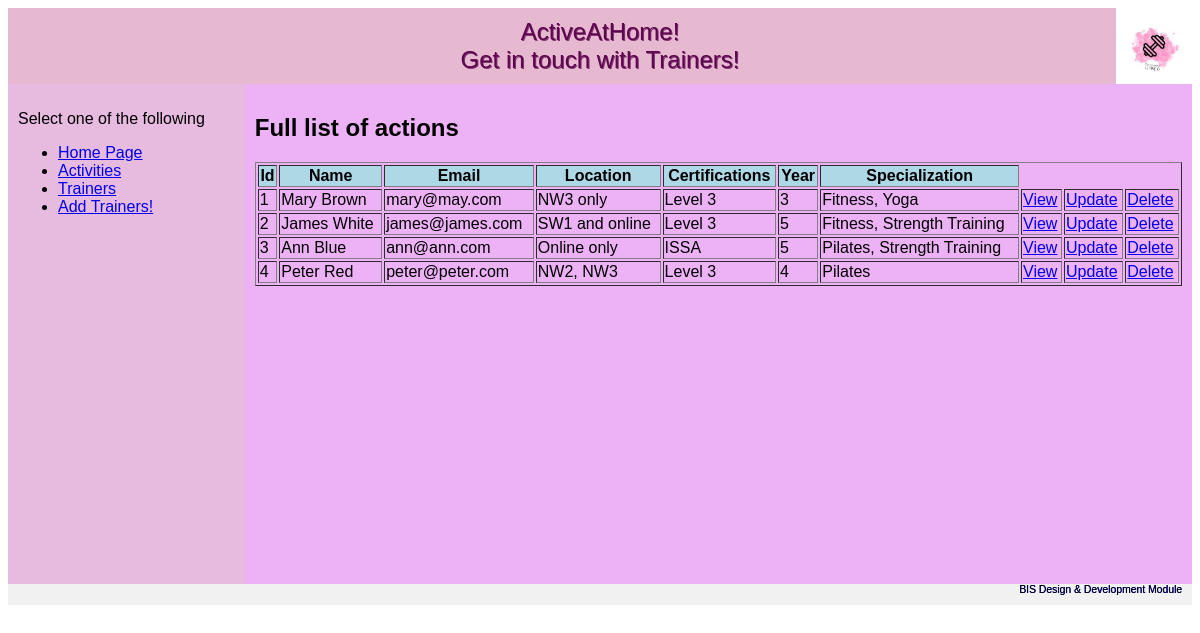
/browse_T.php, run on the app's committed database.
### tables this page shows
CREATE TABLE Trainers (
    triId INT AUTO_INCREMENT,
    triName VARCHAR(100) NOT NULL ,
    triEmail VARCHAR(100) NOT NULL UNIQUE,
    triLocation VARCHAR(200) NOT NULL,
    triCertifications VARCHAR(500) NOT NULL,
    triYear INT NOT NULL,
    triSpecialization VARCHAR(200) NOT NULL,
    CONSTRAINT t_triId_pk PRIMARY KEY (triId)
);

### private/class_database.php (called while the page is built, shortened)
<?php
class Database {
    static protected $database;
    static protected $table_name = "";
    static public function set_database($database) {
        self::$database = $database;
    }
    static public function find_by_sql($sql) {
        $result = self::$database->query($sql);
        $object_array = [];
        while ($record = $result->fetch_assoc()) {
            $object_array[] = static::instantiate($record);
        }
        return $object_array;
    }
    static public function find_all() {
        $sql = "SELECT * FROM " . static::$table_name;
        return static::find_by_sql($sql);
    }
    static protected function instantiate($record) {
        $object = new static;
        foreach ($record as $property => $value) {
            if (property_exists($object, $property)) {
                $object->$property = $value;
            }
        }
        return $object;
    }
}
?>

### public/browse_T.php (the view, shortened to what this page needs)
<!DOCTYPE html>
<html lang="en">
<head>
<link rel=stylesheet type=text/css href=style.css>
</head>
<body>
<div class="header">
	ActiveAtHome! <br>
	Get in touch with Trainers!
</div>
<div class="row">
<div class="column side">
	</div>
	<div class="column middle">
		<?php
echo "<h2> Full list of actions </h2>";
				$Trainers_array = Trainers::find_all();
		echo "<table border = 1 width=100%>";
			echo "<tr bgcolor=#ADD8E6>";
				echo "<th> Id </th>";
				echo "<th> Name </th>";
				echo "<th> Email </th>";
				echo "<th> Location </th>";
				echo "<th> Certifications </th>";
				echo "<th> Year </th>";
				echo "<th> Specialization </th>";
			echo "</tr>";
		foreach ($Trainers_array as $Trainers) {
			echo "<tr>";
				echo "<td>" . $Trainers->triId . "</td>";
				echo "<td>" . $Trainers->triName . "</td>";
				echo "<td>" . $Trainers->triEmail . "</td>";
				echo "<td>" . $Trainers->triLocation . "</td>";
				echo "<td>" . $Trainers->triCertifications . "</td>";
				echo "<td>" . $Trainers->triYear . "</td>";
				echo "<td>" . $Trainers->triSpecialization . "</td>";
				echo "<td> <a href=view_T.php?id=" . $Trainers->triId . "> View </td>";
				echo "<td> <a href=update_T.php?id=" . $Trainers->triId . "> Update </td>";
				echo "<td> <a href=delete_T.php?id=" . $Trainers->triId . "> Delete </td>";
		echo "</tr>";
}
		echo "</table>";
?>
  	 </div>
<div class="footer">
  BIS Design & Development Module<br>
</div>
</body>
</html>

### public/style.css (style rules this page uses)
* { box-sizing: border-box; }
body { font-family: Arial, Helvetica, sans-serif; }
.header { background-color: #e6b9d1; background-image: url(logo.jpg); background-size: contain; background-repeat: no-repeat; background-position: right top; padding: 10px; text-align: center; font-size: 1.5em; color: rgb(94, 6, 79); text-shadow: 1px 0.5px rgba(94, 6, 79, 0.724);; }
.column { float: left; padding: 10px; height: 500px; }
.column.side { background-color: rgba(205, 50, 182, 0.285); width: 20%; }
.column.middle { background-color:#edb1f5; width: 80%; }
.row:after { content: ""; display: table; clear: both; }
.footer { background-color: #f1f1f1; padding: 10px; padding-bottom: 10px; text-align: right; font-size: 0.65em; text-shadow: 0.3px 0.3px blue; }

### data on the page
trainers: triId "1", triName "Mary Brown", triEmail "mary@may.com", triLocation "NW3 only", triCertifications "Level 3", triYear "3", triSpecialization "Fitness, Yoga"
trainers: triId "2", triName "James White", triEmail "james@james.com", triLocation "SW1 and online", triCertifications "Level 3", triYear "5", triSpecialization "Fitness, Strength Training"
trainers: triId "3", triName "Ann Blue", triEmail "ann@ann.com", triLocation "Online only", triCertifications "ISSA", triYear "5", triSpecialization "Pilates, Strength Training"
trainers: triId "4", triName "Peter Red", triEmail "peter@peter.com", triLocation "NW2, NW3", triCertifications "Level 3", triYear "4", triSpecialization "Pilates"
